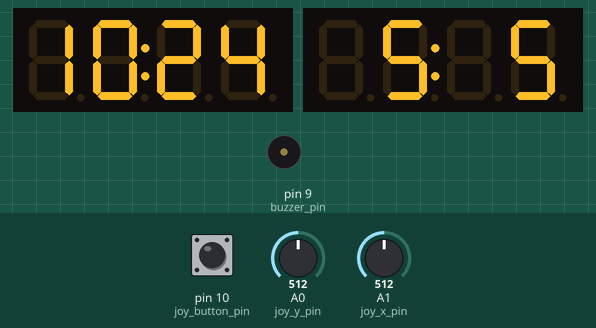
Simulated run of this sketch. Board: Arduino Uno, built with avr-gcc and run on an emulated ATmega328P. On the bench: 2 × 4-digit seven-segment display, buzzer (waves = sounding). Inputs (shaded band) come from the test bench; at power-on: A1 (joy_x_pin) = 512, pin 10 (joy_button_pin) HIGH, A0 (joy_y_pin) = 512. The local clock reads 2024-03-15 10:24:30 at power-on unless the sketch sets it; EEPROM starts erased.

Above: at 1.7 s.
1.8 s: A1 (joy_x_pin) set to 986
6.1 s: A1 (joy_x_pin) set to 1011
At 11.2 s:
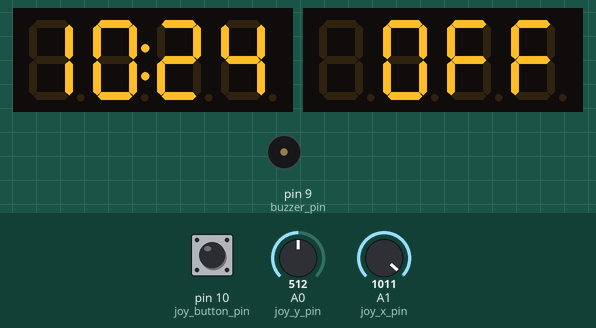
19.3 s: A1 (joy_x_pin) set to 990
20.8 s: pin 10 (joy_button_pin) pulled LOW for 0.15 s
At 21.2 s:
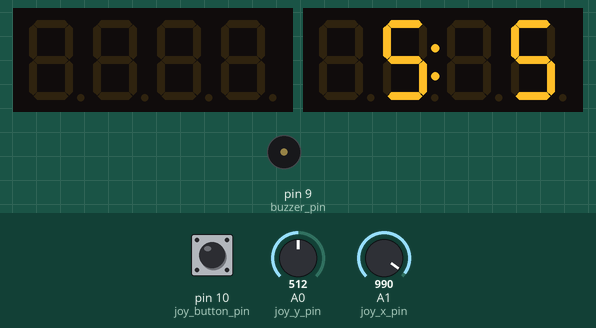
21.5 s: A0 (joy_y_pin) set to 1010
At 23.1 s:
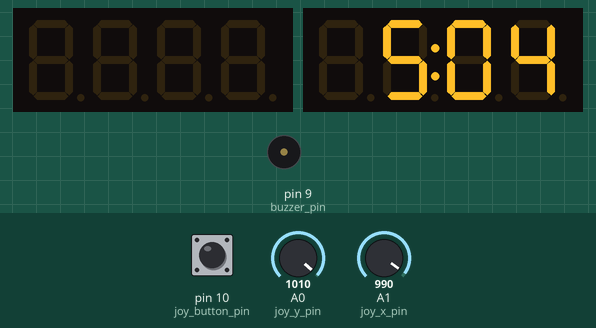
23.2 s: pin 10 (joy_button_pin) pulled LOW for 1 s
At 24.27 s:
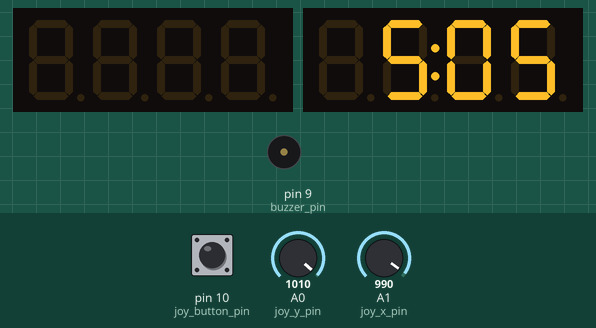
Timing chart, 0 to 25.8 s (numbered marks = the images above; inputs shaded):
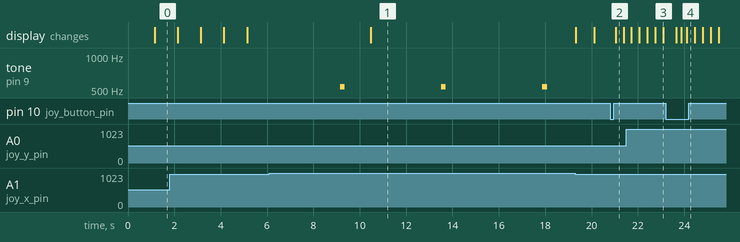

Measured:
- the behaviour switches between 1000 and 1001 on A1 (joy_x_pin) (found by bisection; images 0 and 1)
- after the input at 6.1 s, tone on pin 9 (buzzer_pin): alternates 533 Hz for 0.20 s and silent for 4.2 s, starting after 3.1 s; the display: changes after 4.4 s (image 1)
- after the input at 20.8 s, the display: changes after 0.24 s (image 2)
- after the input at 21.5 s, the display: first changes after 0.22 s (image 3 shows a later state)

The sketch:

joystik_clock.ino
```cpp
// 1) Этот код ужасен
// 2) Джойстик неудобен и ненадежен, переделать на кнопки

#include <iarduino_RTC.h>
#include <TM1637.h>
#include <EEPROM.h>

iarduino_RTC time(RTC_DS1307);

#define CLK_CLOCK 8
#define DIO_CLOCK 7

#define CLK_ALARM 3
#define DIO_ALARM 2


TM1637 tm1637_CLOCK(CLK_CLOCK,DIO_CLOCK);
TM1637 tm1637_ALARM(CLK_ALARM,DIO_ALARM);

#define ON 1
#define OFF 0

int buzzer_pin = 9; // цифровой пин динамика
const unsigned int melody_time = 60000; // время проигрывания мелодии будильника 1 минута = 60000
int photocell_pin = 2; // аналоговый пин фоторезистора
int photocell_data;  // данные с фоторезистора

int current_hours = 0; // текущие часы
int current_minute = 0; // текущие минуты

int alarm_hours = 0; // часы будильника
int alarm_minute = 0; // минуты будильника

int alarm_hours_repeat_1 = 0; // часы будильника
int alarm_minute_repeat_1 = 0; // минуты будильника

int alarm_hours_repeat_2 = 0; // часы будильника
int alarm_minute_repeat_2 = 0; // минуты будильника

int repeat_alarm_1 = 5;
int repeat_alarm_2 = 10;

boolean alarm_blink_flag; // мигать индикатором будильника
boolean clock_blink_flag; // мигать индикатором часов
boolean alarm_off = false;
int hours_when_the_alarm_was_stopped;
int minute_when_the_alarm_was_stopped;

int time_sec = 0;
int time_min = 0;
int time_hour = 0;

int brightness_CLOCK = 2; // яркость индикатора часов. после первого включения = 2
int brightness_ALARM = 1; // якрость индикатора будильника. после первого включения  = 1, так как оранжевый индикатор ярче
long brigtness_loop_delay = 10000;
long brigtness_loop_old_mills;

int joy_x_pin = A1; // аналоговый пин джойстика оси X
int joy_y_pin = A0; // аналоговый пин джойстика оси Y
int joy_button_pin = 10; // цифровой пин кнопки джойстика
int joy_x_position = 0;
int joy_y_position = 0;
int joy_button_state = 0;

int mode_change = 0;
int old_mode_change = 0;

int8_t data_lcd[] = {0x00,0x00,0x00,0x00};
int8_t alarm_lcd[] = {0x00,0x00,0x00,0x00};
unsigned char ClockPoint = 1;

long main_loop_delay = 60000;
long main_loop_old_mills;
long joy_loop_delay = 100;
long joy_loop_old_mills;

long alarm_setup_loop_delay = 300;
long alarm_setup_loop_old_mills;

long clock_setup_loop_delay = 300;
long clock_setup_loop_old_mills;

long for_melody_delay = 300;
long for_melody_delay_old_mills;
boolean melody_on = false;

boolean clock_clear_display = false;
boolean alarm_clear_display = false;

int i;
int ji;
int jk;

void setup()
{

  Serial.begin(9600);

  pinMode(joy_x_pin, INPUT);
  pinMode(joy_y_pin, INPUT);
  pinMode(joy_button_pin, INPUT_PULLUP);

    tm1637_ALARM.point(POINT_ON);

    tm1637_CLOCK.set(brightness_CLOCK);
    tm1637_CLOCK.init();

    tm1637_ALARM.set(brightness_ALARM);
    tm1637_ALARM.init();

    time.begin();

    joy_loop_old_mills = main_loop_old_mills = millis();

  alarm_hours = EEPROM[0]; // сохраненное значение часов из энергонезависимой памяти
  alarm_minute = EEPROM[1]; // сохраненное значение минут из энергонезависимой памяти
  add_time (); // расчет времени повторного срабатывания будильника через время указанное в переменных repeat_alarm_1 и repeat_alarm_2

      request_time(); // запрос времени для вывода на индикатор сразу после включения часов
      set_brigtness(); // установка яркости индикаторов сразу после включения часов
      disp(); // отобразить данные на индикаторов сразу после включения часов

}


// функция установки яркости индикаторов в зависимости от освещенности фоторезистора
// используется две ступени яркости - дневная и вечерняя.
// желтый индикатор светится ярче, поэтому ему задается степень яроксти на одну единицу меньше

void set_brigtness() {
 if ((millis()- brigtness_loop_old_mills) >= brigtness_loop_delay) {

  photocell_data = analogRead(photocell_pin);
  if (photocell_data > 700) {
              brightness_CLOCK = 1;
              brightness_ALARM = 0;
  } else {
              brightness_CLOCK = 4;
              brightness_ALARM = 5;
      }

  tm1637_CLOCK.set(brightness_CLOCK);
  tm1637_ALARM.set(brightness_ALARM);

 brigtness_loop_old_mills=millis();
  }
}
// функция опроса часов реального времени
void request_time() {

     time.gettime("Hi");


     current_hours = time.Hours;   //time.Hours определена в iarduino_RTC.h
     current_minute = time.minutes; //time.minutes определена в iarduino_RTC.h


}

// функция отображения изменений на индикаторах
void disp()
 {

        // мигание двоеточия часов по полсекнды на исчезновение и появление
      tm1637_CLOCK.point (time.seconds % 2 ? POINT_ON : POINT_OFF); //time.seconds определена в iarduino_RTC.h


    if (mode_change == 1)  {
          alarm_blink_flag = !alarm_blink_flag;
          if (alarm_blink_flag == false) {
            tm1637_ALARM.set(2);
          } else {
            tm1637_ALARM.set(3);
          }

    }

    if (mode_change == 2)  {
          clock_blink_flag = !clock_blink_flag;
          if (clock_blink_flag == false) {
            tm1637_CLOCK.set(2);
          } else {
            tm1637_CLOCK.set(3);
          }

    }


if (clock_clear_display == false) {
    data_lcd[0] = current_hours / 10;
    data_lcd[1] = current_hours % 10;
    data_lcd[2] = current_minute / 10;
    data_lcd[3] = current_minute % 10;

    tm1637_CLOCK.display(data_lcd);
}

if (alarm_clear_display == false && alarm_off == false) {
      alarm_lcd[0] = alarm_hours / 10;
      alarm_lcd[1] = alarm_hours % 10;
      alarm_lcd[2] = alarm_minute / 10;
      alarm_lcd[3] = alarm_minute % 10;

    tm1637_ALARM.display(alarm_lcd);
}

 }

void alarm_setup() {
  alarm_off = false;
 if ((millis()- alarm_setup_loop_old_mills) >= alarm_setup_loop_delay) {

     if (joy_x_position > 1000)  {
     alarm_hours++;
     if (alarm_hours > 23) alarm_hours = 0;
  add_time();   // автоматический расчет времени повторного срабатывания будильника через время указанное в переменных repeat_alarm_1 и repeat_alarm_2
  EEPROM[0] = alarm_hours; // обновить данные в энергонезависиомй памяти

                    }

     if (joy_x_position < 20)  {
     alarm_hours--;
     if (alarm_hours < 0) alarm_hours = 23;
  add_time(); // расчет времени повторного срабатывания будильника через время указанное в переменных repeat_alarm_1 и repeat_alarm_2
  EEPROM[0] = alarm_hours; // обновить данные в энергонезависиомй памяти

              }

     if (joy_y_position > 1000)  {
     alarm_minute++;
     if (alarm_minute > 59) alarm_minute = 0;
  add_time(); // расчет времени повторного срабатывания будильника через время указанное в переменных repeat_alarm_1 и repeat_alarm_2
  EEPROM[1] = alarm_minute; // обновить данные в энергонезависиомй памяти

               }

     if (joy_y_position < 20)  {
     alarm_minute--;
     if (alarm_minute < 0) alarm_minute = 59;
  add_time(); // расчет времени повторного срабатывания будильника через время указанное в переменных repeat_alarm_1 и repeat_alarm_2
  EEPROM[1] = alarm_minute; // обновить данные в энергонезависиомй памяти

              }
  disp(); // обновить данные на индикаторах

alarm_setup_loop_old_mills=millis();
 }

}


void clock_setup() {

 if ((millis()- clock_setup_loop_old_mills) >= clock_setup_loop_delay) {


     if (joy_x_position > 1000)  {
     current_hours++;
     if (current_hours > 23) current_hours = 0;
     time.settime(time_sec, current_minute, current_hours);
               }

     if (joy_x_position < 20)  {
     current_hours--;
     if (current_hours < 0) current_hours = 23;
     time.settime(time_sec, current_minute, current_hours);
              }

     if (joy_y_position > 1000)  {
     current_minute++;
     if (current_minute > 59) current_minute = 0;
     time.settime(time_sec, current_minute, current_hours);
               }

     if (joy_y_position < 20)  {
     current_minute--;
     if (current_minute < 0) current_minute = 59;
     time.settime(time_sec, current_minute, current_hours);
              }

  disp();
  clock_setup_loop_old_mills=millis();
 }
 }


void joy_quick_alarm_off () {

if (alarm_off == true) ji = 0; // чтобы ненакапливалось ji при случайных наклонах джойстика
if (analogRead(joy_x_pin) < 600) ji = 0; // если джойстик отпускали, ji должно быть обнулено

 if(analogRead(joy_x_pin) > 1000 ){
      while(analogRead(joy_x_pin) > 1000) {
        delay(10);      // ждём пока мы её не отпустим

        if(ji<300)
          {
            ji++;
            } else {
ji = 0;
alarm_off = true;
beep();
delay (1000);

if (alarm_off == true) {             // дублирующийся код, вынести в функцию
    tm1637_ALARM.point(POINT_OFF);
    tm1637_ALARM.clearDisplay();
    alarm_lcd[0] = 0x20;
    alarm_lcd[1] = 0x00;
    alarm_lcd[2] = 0xF;
    alarm_lcd[3] = 0xF;
    tm1637_ALARM.display(alarm_lcd);
}                          // фиксируем, как долго удерживается кнопка SET, если дольше 2 секунд, то стираем экран
      }

      }

 }


}

void joy_quick_alarm_on () {

if (alarm_off == false) jk = 0; // чтобы не накапливалось ji при случайных наклонах джойстика
if (analogRead(joy_x_pin) > 400) jk = 0; // если джойстик отпускали, ji должно быть обнулено

 if(analogRead(joy_x_pin) < 20 ){
      while(analogRead(joy_x_pin) < 20) {
        delay(10);

        if(jk<300)
          {
            jk++;
            } else {
jk = 0;
alarm_off = false;
beep();
delay (300);

if (alarm_off == false) {
disp();                              // enable clock display after alarm setup
}                                    // фиксируем, как долго удерживается кнопка SET, если дольше 2 секунд, то стираем экран
      }

      }

 }


}


void joy () {

joy_x_position = analogRead(joy_x_pin);
joy_y_position = analogRead(joy_y_pin);
joy_button_state = digitalRead(joy_button_pin);


if (mode_change == 0) {

  joy_quick_alarm_off();
  joy_quick_alarm_on();

}

if (melody_on == false) {

// alarm setup on/of
if (joy_button_state == 0 && old_mode_change == 1)
{
  alarm_off = false;
  mode_change = 2;
  disp();               // enable clock display after alarm setup
  delay (300);

}

if (joy_button_state == 0 && old_mode_change == 2)
{
  mode_change = 0;
  disp();
  delay (100);
}

if (joy_button_state == 0 && old_mode_change == 0) {

  delay (100);
  mode_change = 1;  // mode_change = 1 - enable alarm setup

}
old_mode_change = mode_change;


if (mode_change == 2)
{
    clock_clear_display = false;
    tm1637_CLOCK.point(POINT_ON);
    clock_setup ();
    alarm_clear_display = true;
    tm1637_ALARM.point(POINT_OFF);
    tm1637_ALARM.clearDisplay();
  }

if (mode_change == 1)
{
    alarm_setup ();
    clock_clear_display = true;
    tm1637_CLOCK.point(POINT_OFF);
    tm1637_CLOCK.clearDisplay();
  }

if (mode_change == 0)  {
  clock_clear_display = false;
  alarm_clear_display = false;
  tm1637_ALARM.point(POINT_ON);
  tm1637_CLOCK.point(POINT_ON);
  request_time();
  set_brigtness();
  disp();

}

}
}


void alarm_melody () {

melody_on = true;
pinMode(buzzer_pin, OUTPUT);

for (i = 0; i < melody_time; i++) {

if ((millis()- for_melody_delay_old_mills) >= for_melody_delay) {
 noTone(buzzer_pin);
 tone(buzzer_pin, 433, 200);
  for_melody_delay_old_mills = millis();
}


if ((millis()- for_melody_delay_old_mills) >= for_melody_delay) {
  tone(buzzer_pin, 333, 200);
  for_melody_delay_old_mills = millis();
}

joy ();
if (joy_x_position > 1000 || joy_x_position < 20 || joy_y_position > 1000 || joy_y_position < 20)  {

  pinMode(buzzer_pin, INPUT); // костыль
  melody_on = false;
  break;
}

if (joy_button_state == 0 && mode_change == 0) {
  alarm_off = true;

if (alarm_off == true) {
    tm1637_ALARM.point(POINT_OFF);
    tm1637_ALARM.clearDisplay();
    alarm_lcd[0] = 0x20;
    alarm_lcd[1] = 0x00;
    alarm_lcd[2] = 0xF;
    alarm_lcd[3] = 0xF;
    tm1637_ALARM.display(alarm_lcd);
}


  pinMode(buzzer_pin, INPUT); // костыль
  melody_on = false;
  beep();

  break;
}

delay (1);
}
pinMode(buzzer_pin, INPUT); // костыль
melody_on = false;
}

void beep () {

  pinMode(buzzer_pin, OUTPUT);
  noTone(buzzer_pin);
  tone(buzzer_pin, 533, 200);
  delay (300);
  pinMode(buzzer_pin, INPUT); // костыль
}

void check_alarm() {

if (alarm_hours == current_hours && alarm_minute == current_minute)  alarm_melody ();
if (alarm_hours_repeat_1 == current_hours && alarm_minute_repeat_1 == current_minute)  alarm_melody ();
if (alarm_hours_repeat_2 == current_hours && alarm_minute_repeat_2 == current_minute)  alarm_melody ();

  }

void add_time () {

  alarm_minute_repeat_1 = alarm_minute + repeat_alarm_1;
  alarm_minute_repeat_2 = alarm_minute + repeat_alarm_2;
  alarm_hours_repeat_1 = alarm_hours;
  alarm_hours_repeat_2 = alarm_hours;

  if (alarm_minute_repeat_1 >= 60){
    alarm_hours_repeat_1++;
    alarm_minute_repeat_1 = alarm_minute_repeat_1 - 60;
  }

  if (alarm_minute_repeat_2 >= 60){
    alarm_hours_repeat_2++;
    alarm_minute_repeat_2 = alarm_minute_repeat_2 - 60;
  }

 if (alarm_hours_repeat_1 == 24) alarm_hours_repeat_1 = 0;
 if (alarm_hours_repeat_2 == 24) alarm_hours_repeat_2 = 0;


}


void loop() {

 if ((millis()- joy_loop_old_mills) >= joy_loop_delay) {
 joy();

  joy_loop_old_mills=millis();

 }

 if ((millis()- main_loop_old_mills) >= main_loop_delay) {

  request_time();
  set_brigtness();
  disp();
  if (alarm_off == false) check_alarm();


  main_loop_old_mills=millis();
 }

}
```
